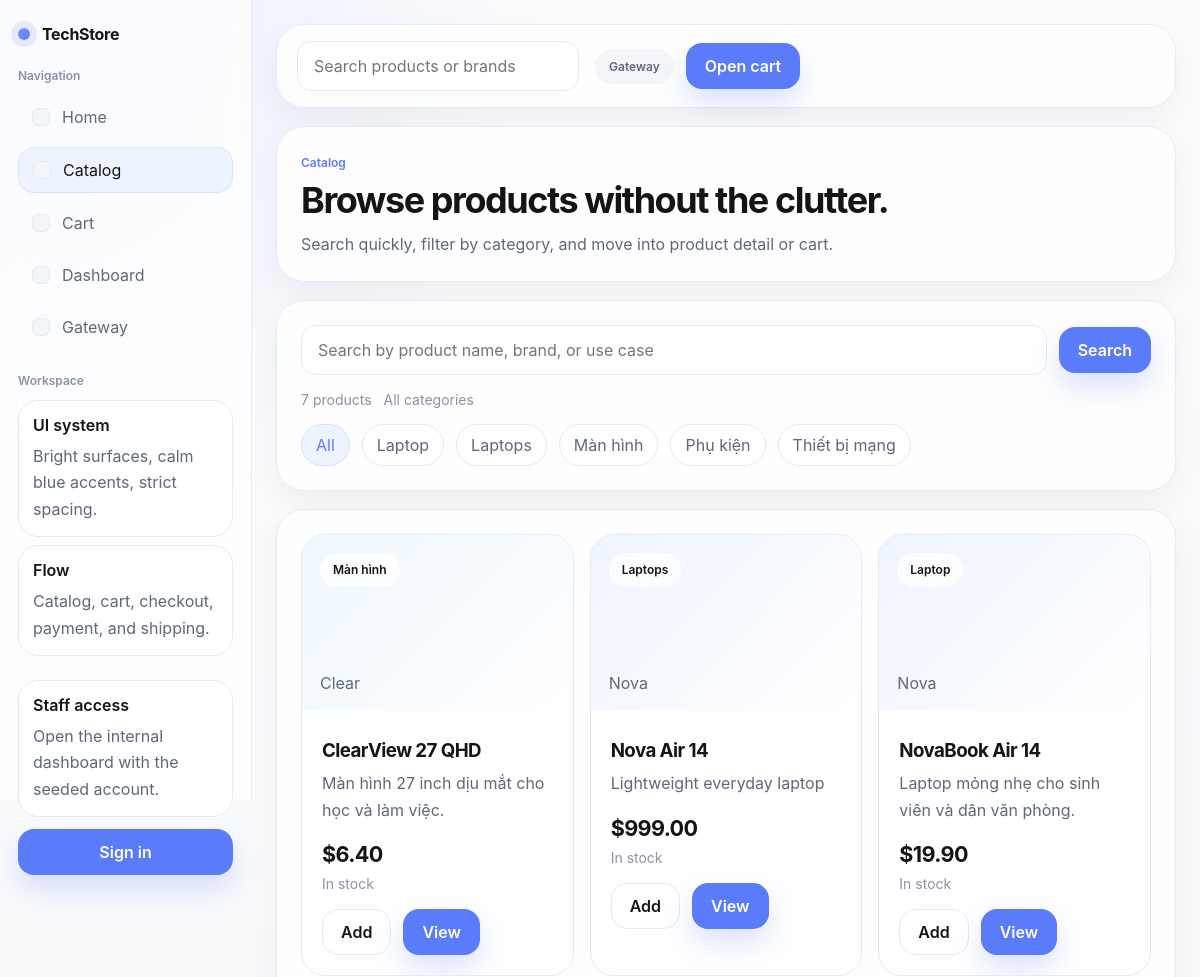
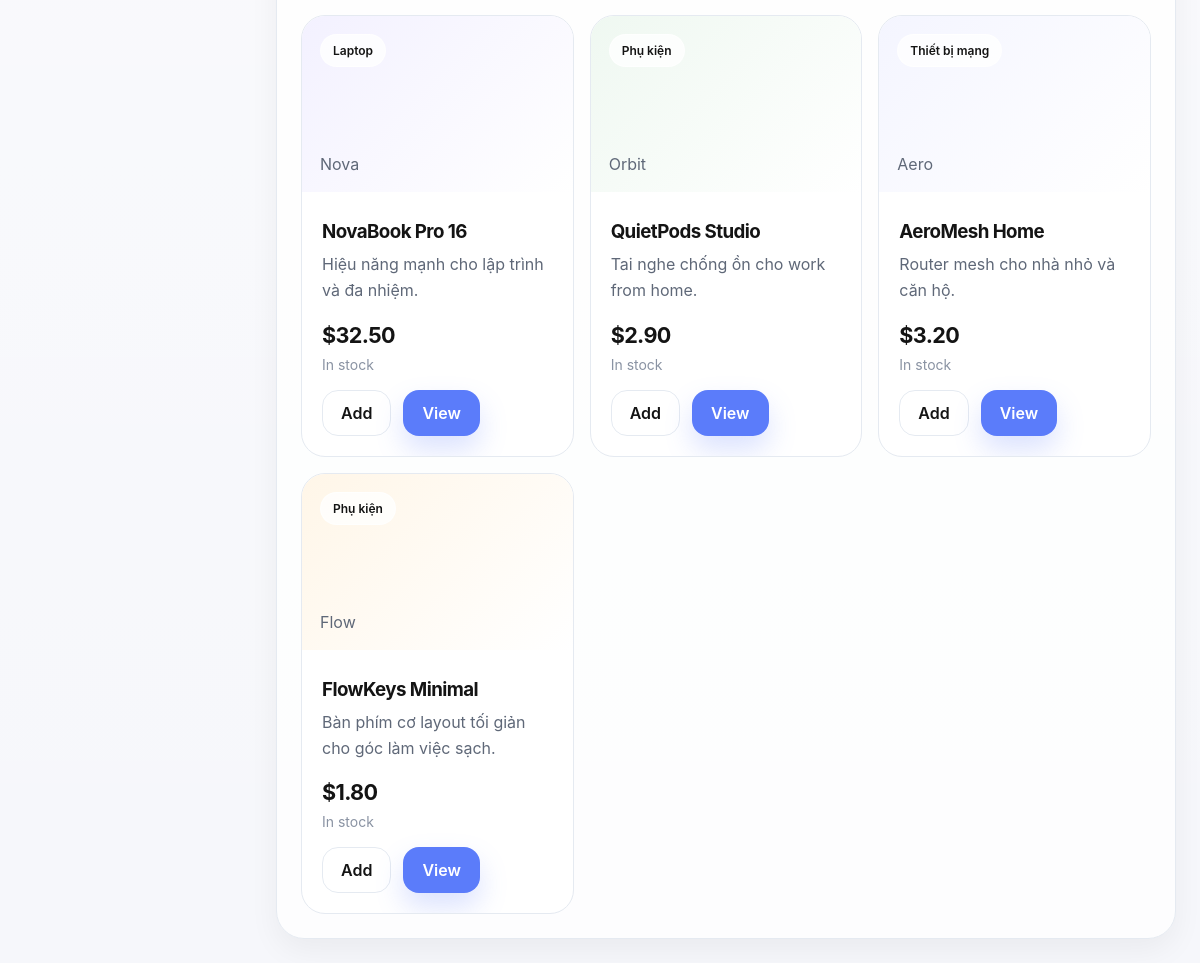
Screenshot of /products/ with the database file from the repository (2 pictures, top to bottom).
### apps/catalog/models.py (models this page shows, shortened)
class Category(models.Model):
    name = models.CharField(max_length=120, unique=True)
    slug = models.SlugField(unique=True)
    description = models.TextField(blank=True)
    class Meta:
        ordering = ["name"]
        verbose_name_plural = "categories"

class Product(models.Model):
    class Status(models.TextChoices):
        DRAFT = "draft", "Draft"
        ACTIVE = "active", "Active"
    category = models.ForeignKey(
        Category,
        related_name="products",
        on_delete=models.PROTECT,
    )
    name = models.CharField(max_length=180)
    slug = models.SlugField(unique=True)
    brand = models.CharField(max_length=120)
    short_description = models.CharField(max_length=255)
    description = models.TextField()
    price = models.DecimalField(max_digits=12, decimal_places=2)
    stock_quantity = models.PositiveIntegerField(default=0)
    featured = models.BooleanField(default=False)
    status = models.CharField(
        max_length=16,
        choices=Status.choices,
        default=Status.ACTIVE,
    )
    accent_color = models.CharField(max_length=7, default="#EEF4FF")
    created_at = models.DateTimeField(auto_now_add=True)
    class Meta:
        ordering = ["-featured", "name"]
    @property
    def is_in_stock(self):
        return self.stock_quantity > 0
    def get_absolute_url(self):
        return reverse("catalog:product-detail", args=[self.slug])

### apps/catalog/views.py (the view)
# urls.py: path("", views.product_list, name="product-list"),
def product_list(request):
    query = request.GET.get("q", "").strip()
    category_slug = request.GET.get("category", "").strip()
    products = Product.objects.filter(status=Product.Status.ACTIVE).select_related("category")
    if query:
        products = products.filter(
            Q(name__icontains=query)
            | Q(brand__icontains=query)
            | Q(short_description__icontains=query)
        )
    if category_slug:
        products = products.filter(category__slug=category_slug)
    return render(
        request,
        "pages/catalog/list.html",
        {
            "products": products,
            "categories": Category.objects.all(),
            "active_category": category_slug,
            "query": query,
        },
    )

### templates/pages/catalog/list.html (shortened to what this page needs)
{% extends "layouts/base.html" %}
{% block content %}
<section class="page-head">
    <div>
        <span class="eyebrow">Catalog</span>
        <h1>Browse products without the clutter.</h1>
        <p>Search quickly, filter by category, and move into product detail or cart.</p>
    </div>
</section>
<section class="panel-section">
    <div class="catalog-toolbar-panel">
        <form class="catalog-search" method="get">
            <input name="q" type="search" value="{{ query }}" placeholder="Search by product name, brand, or use case">
            <button class="button button-primary" type="submit">Search</button>
        </form>
        <div class="catalog-summary-bar">
            <span>{{ products|length }} products</span>
            <span>{% if active_category %}Category: {{ active_category }}{% else %}All categories{% endif %}</span>
        </div>
        <div class="catalog-filter-row">
            <a class="filter-chip {% if not active_category %}active{% endif %}" href="{% url 'catalog:product-list' %}">All</a>
            {% for category in categories %}
                <a class="filter-chip {% if active_category == category.slug %}active{% endif %}" href="{% url 'catalog:product-list' %}?category={{ category.slug }}{% if query %}&q={{ query }}{% endif %}">
                    {{ category.name }}
                </a>
            {% endfor %}
        </div>
    </div>
</section>
<section class="panel-section">
    <div class="product-grid">
        {% for product in products %}
            {% include "components/product_card.html" with product=product %}
        {% empty %}
            <div class="empty-state">
                <h3>No products matched the current search.</h3>
                <p>Try another keyword or clear the active category filter.</p>
            </div>
        {% endfor %}
    </div>
</section>
{% endblock %}

### templates/components/product_card.html (shortened to what this page needs)
<article class="product-card">
    <div class="product-visual" style="background: linear-gradient(135deg, {{ product.accent_color }}, #ffffff);">
        <span class="product-tag">{{ product.category.name }}</span>
        <p>{{ product.brand }}</p>
    </div>
    <div class="product-card-body">
        <div class="product-card-copy">
            <h3>{{ product.name }}</h3>
            <p>{{ product.short_description }}</p>
        </div>
        <div class="product-card-footer">
            <div>
                <strong>${{ product.price }}</strong>
                <span>{% if product.is_in_stock %}In stock{% else %}Out of stock{% endif %}</span>
            </div>
            <div class="product-card-actions">
                <form action="{% url 'cart:add' product.id %}" method="post">
                    <button class="button button-secondary" type="submit">Add</button>
                </form>
                <a class="button button-primary" href="{{ product.get_absolute_url }}">View</a>
            </div>
        </div>
    </div>
</article>

### rows the page displays
Category: name "Laptop"
Category: name "Laptops"
Category: name "Màn hình"
Category: name "Phụ kiện"
Category: name "Thiết bị mạng"
Product: category.name "Màn hình", brand "Clear", name "ClearView 27 QHD", short_description "Màn hình 27 inch dịu mắt cho học và làm việc.", price "6.40", stock_quantity "In stock"
Product: category.name "Laptops", brand "Nova", name "Nova Air 14", short_description "Lightweight everyday laptop", price "999.00", stock_quantity "In stock"
Product: category.name "Laptop", brand "Nova", name "NovaBook Air 14", short_description "Laptop mỏng nhẹ cho sinh viên và dân văn phòng.", price "19.90", stock_quantity "In stock"
Product: category.name "Laptop", brand "Nova", name "NovaBook Pro 16", short_description "Hiệu năng mạnh cho lập trình và đa nhiệm.", price "32.50", stock_quantity "In stock"
Product: category.name "Phụ kiện", brand "Orbit", name "QuietPods Studio", short_description "Tai nghe chống ồn cho work from home.", price "2.90", stock_quantity "In stock"
Product: category.name "Thiết bị mạng", brand "Aero", name "AeroMesh Home", short_description "Router mesh cho nhà nhỏ và căn hộ.", price "3.20", stock_quantity "In stock"
Product: category.name "Phụ kiện", brand "Flow", name "FlowKeys Minimal", short_description "Bàn phím cơ layout tối giản cho góc làm việc sạch.", price "1.80", stock_quantity "In stock"

### other values shown
{{ products|length }} "7"
